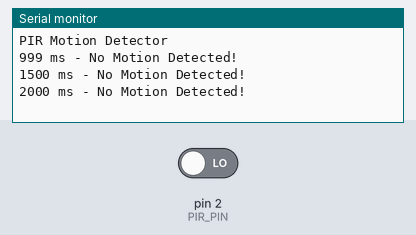
Simulated run of this sketch. Board: Arduino Uno, built with avr-gcc and run on an emulated ATmega328P. On the bench: the last lines printed to the serial monitor. The inputs (shaded band) are chosen by the test bench; at power-on: pin 2 (PIR_PIN) LOW.

Above: at 2.2 s.
2.3 s: pin 2 (PIR_PIN) driven HIGH
At 2.9 s:
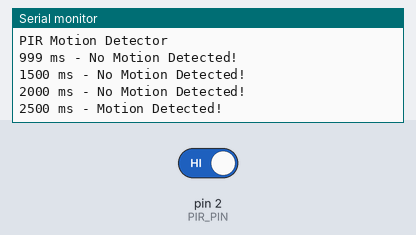
4.5 s: pin 2 (PIR_PIN) driven LOW
At 4.9 s:
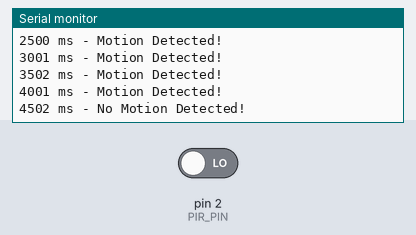

Measured:
- after the input at 2.3 s, the serial monitor: prints a new line after 0.20 s (image 1)
- after the input at 4.5 s, the serial monitor: prints a new line at once (image 2)

The sketch:

theft_detector.ino
```cpp
#include "motion.h"
#include "alert.h"

void setup() {
  Serial.begin(9600);
  setupMotion();
  setupAlert();

  Serial.println("PIR Motion Detector");
  delay(1000);
}

void loop() {
  bool motionDetected = readMotion();
  unsigned long t = millis();

  if (motionDetected) {
    Serial.print(t);
    Serial.println(" ms - Motion Detected!");
    triggerAlert();
  } else {
    Serial.print(t);
    Serial.println(" ms - No Motion Detected!");
    stopAlert();
  }

  delay(500);
}
```

alert.cpp
```cpp
#ifndef ALERT_H
#define ALERT_H
#include <Arduino.h>
#include "alert.h"

#define LED_PIN 3
#define BUZZER_PIN 4

void setupAlert() {
  pinMode(LED_PIN, OUTPUT);
  pinMode(BUZZER_PIN, OUTPUT);
}

// Security alarm-style beep
void triggerAlert() {
  unsigned long startTime = millis();
  unsigned long duration = 5000; // alarm lasts 5 seconds

  while (millis() - startTime < duration) {
    // Sweep frequency up
    for (int freq = 800; freq <= 2000; freq += 50) {
      tone(BUZZER_PIN, freq);
      digitalWrite(LED_PIN, HIGH);
      delay(10);
    }
    // Sweep frequency down
    for (int freq = 2000; freq >= 800; freq -= 50) {
      tone(BUZZER_PIN, freq);
      digitalWrite(LED_PIN, LOW);
      delay(10);
    }
  }

  noTone(BUZZER_PIN);
  digitalWrite(LED_PIN, LOW);
}

void stopAlert() {
  digitalWrite(LED_PIN, LOW);
  noTone(BUZZER_PIN);
}

#endif
```

alert.h
```cpp
#ifndef ALERT_H
#define ALERT_H

#include <Arduino.h>

#define LED_PIN 3
#define BUZZER_PIN 4

void setupAlert();
void triggerAlert();
void stopAlert();

#endif
```

motion.cpp
```cpp
#include "motion.h"

void setupMotion() {
  pinMode(PIR_PIN, INPUT);
}

bool readMotion() {
  int motion = digitalRead(PIR_PIN);
  return motion == HIGH; // active-high PIR
}
```

motion.h
```cpp
#ifndef MOTION_H
#define MOTION_H

#include <Arduino.h>

#define PIR_PIN 2  // HC-SR501 OUT pin

void setupMotion();
bool readMotion();

#endif
```
